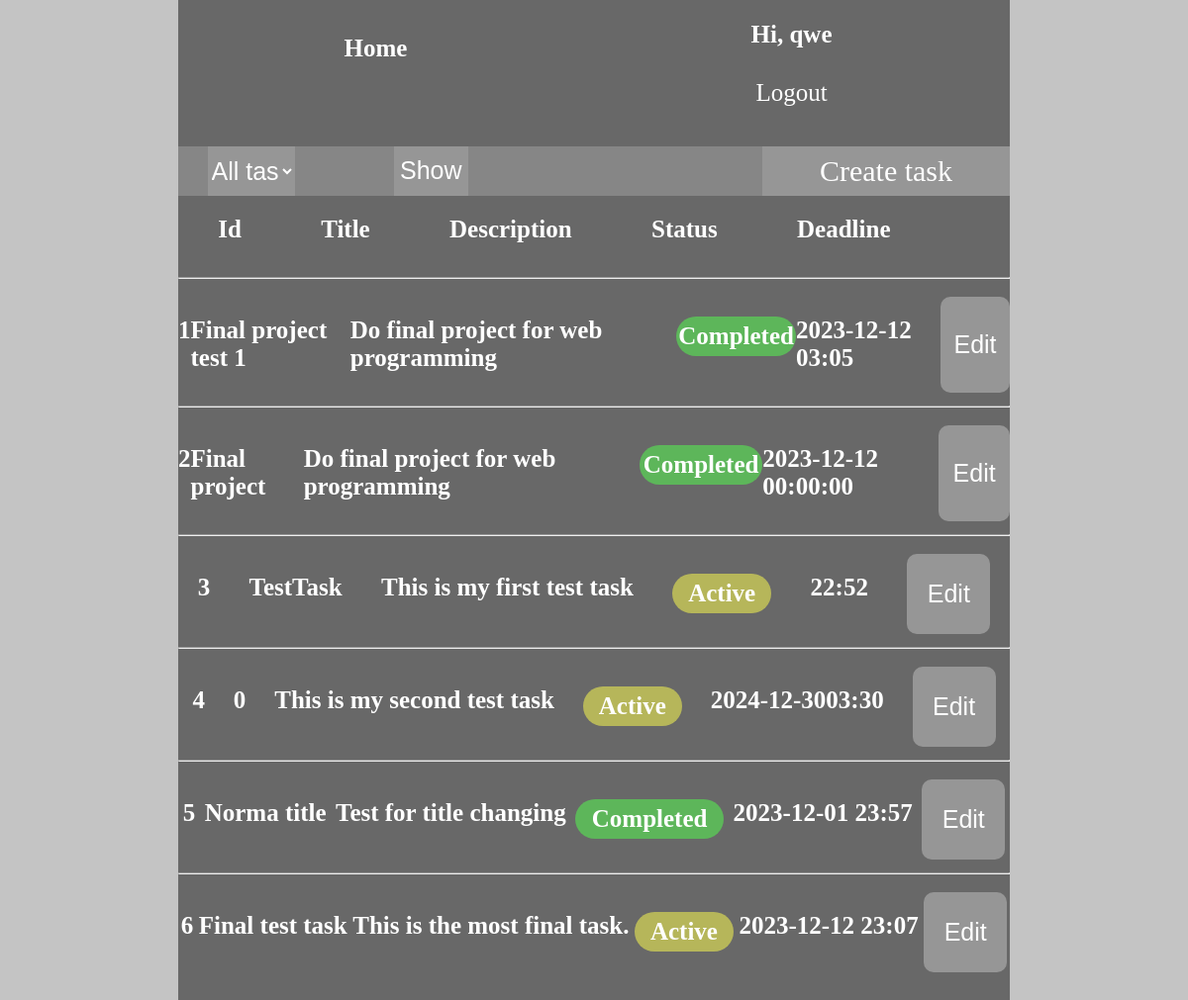
Screenshot of /home (signed in) with the database file from the repository.
### tables this page shows
CREATE TABLE tasks
    (
    [id] INTEGER PRIMARY KEY,
    [user_id] INTEGER REFERENCES users(id),
    [title] TEXT,
    [description],
    [status] INTEGER,
    [deadline] DATETIME
    );

### app.py (the view)
@app.route("/home")
def home():
    con = sqlite3.connect("task_manager.db")
    cur = con.cursor()
    tasks = cur.execute(f"SELECT * FROM tasks WHERE user_id = '{session['user_id']}'").fetchall()
    return render_template("task_manager.html", user = session["user_id"], tasks = tasks, name = session["user_name"])

### templates/task_manager.html (shortened to what this page needs)
<!DOCTYPE html>
<html lang="en">
<head>
</head>
<body>
    <div class="main">
        <div class="content">
            <header>
                <a class="main_home" href="#">
                    <div class="home">
                        <h2>Home</h2>
                    </div>
                </a>
                <div class="user_info">
                    <h2>Hi, {{name}}</h2>
                    <a href="{{url_for('logout')}}">
                        <div>Logout</div>
                    </a>
                </div>
            </header>
            <div class="task_list">
                <div class="task_header_1">
                    <form action="/filter" class="task_header" method="post">
                        <select name="filter" id="filter">
                            <option selected value="all">All tasks</option>
                        </select>
                        <input type="submit" value="Show">
                    </form>
                    <a href="{{url_for('create_task')}}">
                        <div class="task_creator">
                            Create task
                        </div>
                    </a>
                </div>
                <div class="list">
                    <div class="task">
                        <h2>Id</h2>
                        <h2>Title</h2>
                        <h2>Description</h2>
                        <h2>Status</h2>
                        <h2>Deadline</h2>
                    </div>
                    {% for i in tasks %}
                    <div style="height: 20px;">
                        <hr>
                    </div>
                    <form action="task_detail" class="task" method="post">
                        <h2 value="{{i[0]}}">{{i[0]}}</h2>
                        <h2 value="{{i[2]}}">{{i[2]}}</h2>
                        <h2 value="{{i[3]}}">{{i[3]}}</h2>
                        {% if i[4] == 0 %}
                        <h2 style="background-color: rgb(182, 182, 90); width: 100px; height: 40px; border-radius: 20px; display: flex; justify-content: center; align-items: center;" value="{{i[4]}}">Active</h2>
                        {% else %}
                        <h2 style="background-color: rgb(93, 182, 90); width: 150px; height: 40px; border-radius: 20px; display: flex; justify-content: center; align-items: center;" value="{{i[4]}}">Completed</h2>
                        {% endif %}
                        <h2 value="{{i[5]}}">{{i[5]}}</h2>
                        <input type="submit" value="Edit">
                    </form>
                    {% endfor %}
                </div>
            </div>
            <div style="height: 100px;"></div>
        </div>
    </div>
</body>
</html>

### templates/task_manager.html (style rules this page uses)
* { font-size: 25px; text-decoration: none; color: white; }
body { margin: 0; background: rgb(196, 196, 196); }
.main { display: block; }
.content { width: 70%; height: auto; margin: 0 auto; background-color: rgb(104, 104, 104); }
header { width: 100%; height: auto; display: flex; justify-content: space-around; }
.user_info { align-items: center; justify-content: space-between; width: 15%; text-align: center; }
.user_info div { height: 50%; display: flex; align-items: center; justify-content: center; transition: 0.4s; }
header .main_home { width: 10%; text-align: center; transition: 0.4s; display: flex; justify-content: center; align-items: center; }
.task_list { margin-top: 50px; }
.task_header { width: 100%; height: 50px; background-color: rgb(134, 134, 134); display: flex; }
.task_header select { margin-left: 5%; width: 15%; background-color: rgb(150, 150, 150); border: none; transition: 0.4s; }
.task_header input { margin-left: 100px; background-color: rgb(150, 150, 150); border: none; transition: 0.4s; }
.task { width: 100%; height: auto; display: flex; justify-content: space-around; }
.task input { background-color: rgb(150, 150, 150); border: none; border-radius: 10px; width: 10%; }
.task_header_1 { display: flex; justify-content: space-evenly; }
.task_creator { width: 250px; height: 100%; display: flex; justify-content: center; align-items: center; background-color: rgb(150, 150, 150); transition: 0.4s; font-size: 30px; }

### rows the page displays
tasks: id "1", title "Final project test 1", description "Do final project for web programming", deadline "2023-12-12 03:05"
tasks: id "2", title "Final project", description "Do final project for web programming", {{ i[4] }} 1 (drawn), deadline "2023-12-12 00:00:00"
tasks: id "3", title "TestTask", description "This is my first test task", {{ i[4] }} 0 (drawn), deadline "22:52"
tasks: id "4", title "0", description "This is my second test task", deadline "2024-12-3003:30"
tasks: id "5", title "Norma title", description "Test for title changing", {{ i[4] }} 1 (drawn), deadline "2023-12-01 23:57"
tasks: id "6", title "Final test task", description "This is the most final task.", {{ i[4] }} 0 (drawn), deadline "2023-12-12 23:07"

### other values shown
{{ name }} "qwe"
